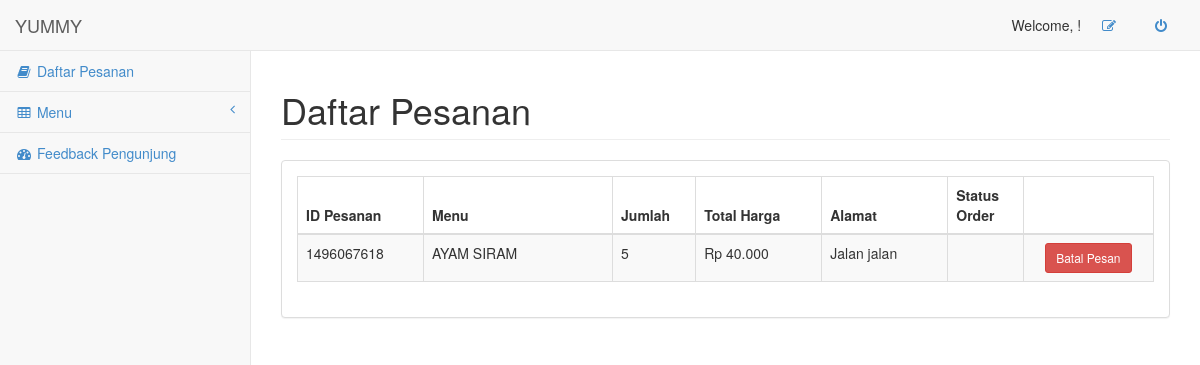
The page /index.php/user on the database as committed earlier.
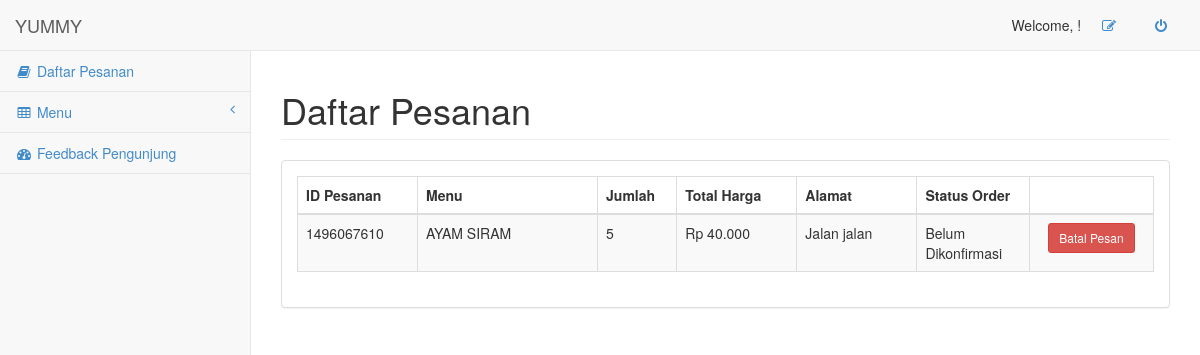
The same page on the database as committed later.
### tables this page shows
CREATE TABLE `pesanan` (
  `id_pesanan` varchar(50) NOT NULL,
  `nama_pemesan` text NOT NULL,
  `no_telp` varchar(50) NOT NULL,
  `alamat` text NOT NULL,
  `menu` text NOT NULL,
  `jumlah` int(11) NOT NULL,
  `total_harga` int(11) NOT NULL,
  `Status_Order` varchar(40) NOT NULL
);

### application/controllers/user.php (called while the page is built, shortened)
<?php
class user extends CI_Controller {
  function __construct()
  {
    $this->load->model('user_model');
  }
	public function index()
	{
    $username = 'Gilang';
    $data = $this->user_model->GetPesanan($username);
		$this ->load->view('user_pesanan', array('data' => $data));
	}
}

### index.php (called while the page is built, shortened)
<?php
require_once BASEPATH.'core/CodeIgniter.php';

### application/models/user_model.php (called while the page is built, shortened)
<?php
class user_model extends CI_Model {
	public function GetPesanan($username){
    $this->db->select('id_pesanan, alamat, menu, jumlah, total_harga, Status_Order');
    $this->db->from('pesanan');
 	$this->db->where('nama_pemesan', $username);
 	$data = $this->db->get();
    return $data->result_array();
  }
}
?>

### application/views/user_pesanan.php (the view, shortened to what this page needs)
<!DOCTYPE html>
<html>
<head>
    <link href="<?php echo base_url().'assets/sb/css/bootstrap.min.css'?>" rel="stylesheet">
    <link href="<?php echo base_url().'assets/sb/font-awesome/css/font-awesome.css'?>" rel="stylesheet">
    <link href="<?php echo base_url().'assets/sb/css/plugins/dataTables/dataTables.bootstrap.css'?>" rel="stylesheet">
    <link href="<?php echo base_url().'assets/sb/css/sb-admin.css'?>" rel="stylesheet">
</head>
<body>
    <div id="wrapper">
        <nav class="navbar navbar-default navbar-fixed-top" role="navigation" style="margin-bottom: 0">
            <div class="navbar-header">
                <a class="navbar-brand" href="<?php echo base_url().'Ctrl_admin/index'?>">YUMMY</a>
            </div>
            <ul class="nav navbar-top-links navbar-right">
                <li>
                  <span>Welcome, <?php echo $this->session->userdata('username'); ?>!</span>
                </li>
                <li>
                    <a href="<?php echo base_url().'Ctrl_admin/change_password'?>" title="Ganti Password"><i class="fa fa-edit fa-fw"></i></a>
                </li>
                <li>
                    <a href="<?php echo base_url().'Ctrl_admin/logout'?>" title="Keluar"><i class="fa fa-power-off fa-fw"></i></a>
                </li>
            </ul>
            <div class="navbar-default navbar-static-side" role="navigation">
                <div class="sidebar-collapse">
                    <ul class="nav" id="side-menu">
                        <li>
                            <a href="<?php echo base_url().'Ctrl_admin/index'?>"><i class="fa fa-book fa-fw"></i> Daftar Pesanan</a>
                        </li>
                        <li>
                            <a href="#"><i class="fa fa-table fa-fw"></i> Menu<span class="fa arrow"></span></a>
                        </li>
                        <li>
                            <a href="<?php echo base_url().'Ctrl_admin/feedback'?>"><i class="fa fa-dashboard fa-fw"></i> Feedback Pengunjung</a>
                        </li>
                    </ul>
                </div>
            </div>
        </nav>
        <div id="page-wrapper">
            <div class="row">
                <div class="col-lg-12">
                    <h1 class="page-header">Daftar Pesanan</h1>
                </div>
            </div>
            <div class="row">
                <div class="col-lg-12">
                    <div class="panel panel-default">
                        <div class="panel-body">
                            <div class="table-responsive">
                                <table class="table table-striped table-bordered table-hover" >
                                    <thead>
                                        <tr>
                                            <th style="width:100px" align="center">ID Pesanan</th>
                                            <th style="width:150px" align="center">Menu</th>
                                            <th style="width:50px" align="center">Jumlah</th>
                                            <th style="width:100px" align="center">Total Harga</th>
                                            <th style="width:100px" align="center">Alamat</th>
                                            <th style="width:50px" align="center">Status Order</th>
                                            <th style="width:50px"> </th>
                                        </tr>
                                    </thead>
                                    <tbody>
                                      <?php foreach ($data as $p) { ?>
                                        <tr>
                                          <td><?php echo $p['id_pesanan'] ?></td>
                                          <td><?php echo $p['menu'] ?></td>
                                          <td><?php echo $p['jumlah'] ?></td>
                                          <td><?php echo "Rp ".number_format($p['total_harga'], 0, "," , ".") ?></td>
                                          <td><?php echo $p['alamat'] ?></td>
                                          <td><?php echo $p['Status_Order'] ?></td>
                                          <td align="center"><?=anchor('user/cancel_order/' . $p['id_pesanan'],'Batal Pesan',['class'=>'btn btn-danger btn-sm','onclick'=>'return confirm(\'Apakah Anda Yakin?\')'])?></td>
                                        </tr>
                                      <?php } ?>
                                    </tbody>
                                </table>
                            </div>
                        </div>
                    </div>
                </div>
            </div>
        </div>
    </div>
</body>
</html>

### assets/sb/css/sb-admin.css (style rules this page uses)
body { padding-top: 100px; background-color: #f8f8f8; }
@media (min-width:768px) { body { padding-top: 50px; } }
#wrapper { width: 100%; }
#page-wrapper { padding: 0 15px; min-height: 568px; background-color: #fff; }
@media (min-width:768px) { #page-wrapper { position: inherit; margin: 0 0 0 250px; padding: 0 30px; min-height: 1300px; border-left: 1px solid #e7e7e7; } }
.navbar-top-links li { display: inline-block; }
.navbar-top-links li:last-child { margin-right: 15px; }
.navbar-top-links li a { padding: 15px; min-height: 50px; }
.navbar-static-side ul li { border-bottom: 1px solid #e7e7e7; }
.arrow { float: right; }
.fa.arrow:before { content: "\f104"; }
@media (min-width:768px) { .navbar-static-side { z-index: 1; position: absolute; width: 250px; margin-top: 51px; } }

Rows that differ between the two databases and show on the page:
removed pesanan: id_pesanan "1496067618", menu "AYAM SIRAM", jumlah "5", total_harga "40.000", alamat "Jalan jalan", id_pesanan "Batal Pesan"
added pesanan: id_pesanan "1496067610", menu "AYAM SIRAM", jumlah "5", total_harga "40.000", alamat "Jalan jalan", Status_Order "Belum Dikonfirmasi", id_pesanan "Batal Pesan"
